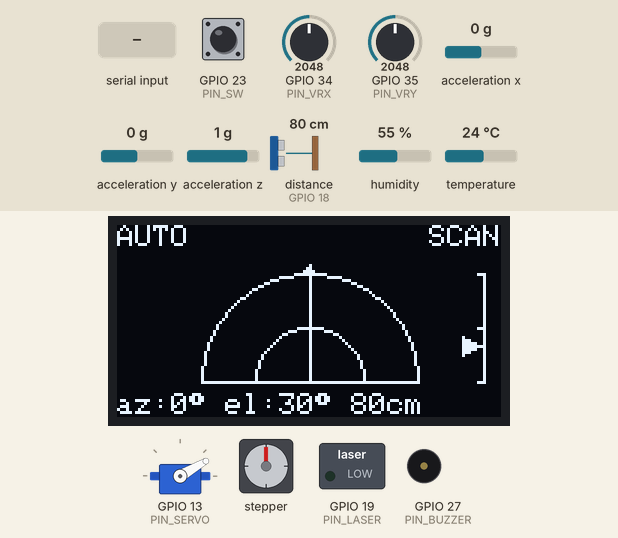
This sketch was run on a simulated ESP32. On the bench: 128×64 one-colour display, servo, stepper motor, switched loads named in the sketch (green lamp = pin HIGH), buzzer (waves = sounding, pin HIGH). Wiring (inferred from the names in the program): ultrasonic range finder: trigger GPIO 5; echo GPIO 18; MPU-6050 motion sensor at I2C address 0x68. The inputs (shaded band) are chosen by the test bench; at power-on: GPIO 23 (PIN_SW) HIGH, distance to the obstacle (sensor on GPIO 18) 80 cm, GPIO 34 (PIN_VRX) = 2048, GPIO 35 (PIN_VRY) = 2048, acceleration x 0 g, acceleration y 0 g, acceleration z 1 g, humidity 55 %, temperature 24 °C. The echo pulse lasts 58.3 µs per cm; stepper angles assume 4096 steps per turn; pins used as bus, display or sensor lines are not drawn; what the sketch prints to the serial monitor is not drawn.

Above: at 3.8 s.
3.9 s: "A,45\n" received over Serial
At 7.57 s:
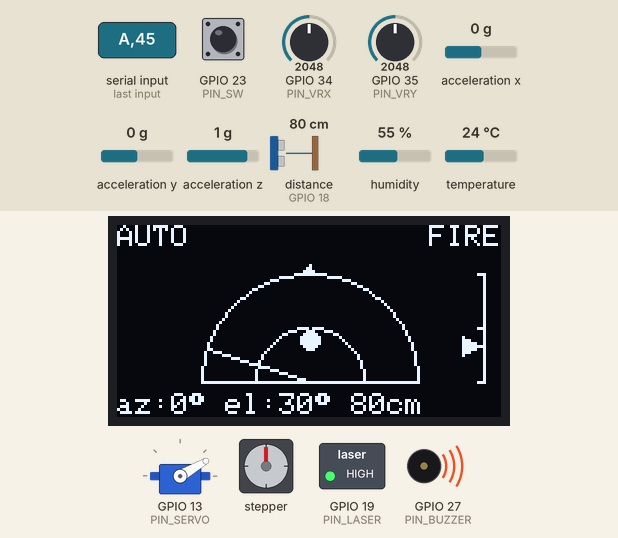
9.1 s: GPIO 23 (PIN_SW) pulled LOW for 1 s
At 10.57 s:
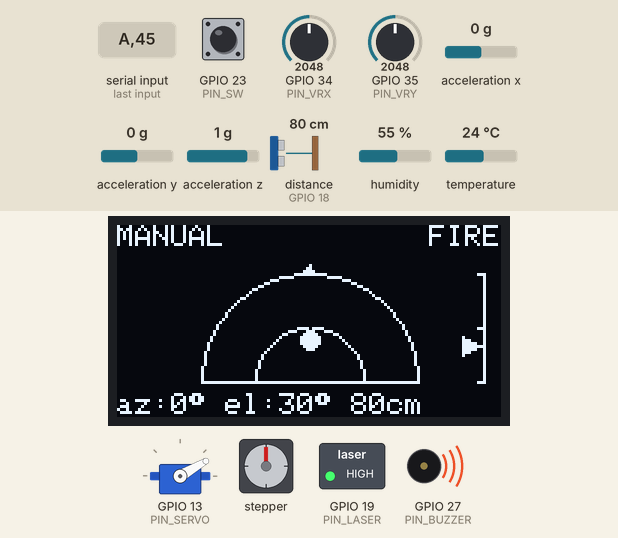
10.7 s: distance to the obstacle (sensor on GPIO 18) set to 2 cm
At 11.45 s:
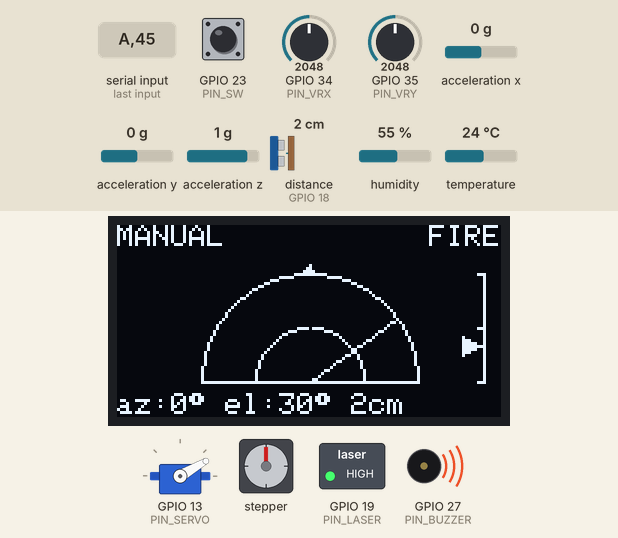
14.5 s: GPIO 23 (PIN_SW) pulled LOW for 0.15 s
At 14.92 s:
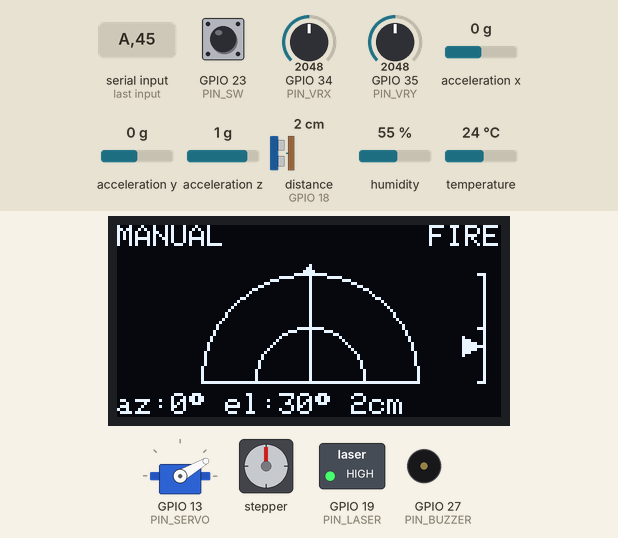
15.2 s: GPIO 34 (PIN_VRX) set to 2480
21.1 s: GPIO 34 (PIN_VRX) set to 2613
At 21.9 s:
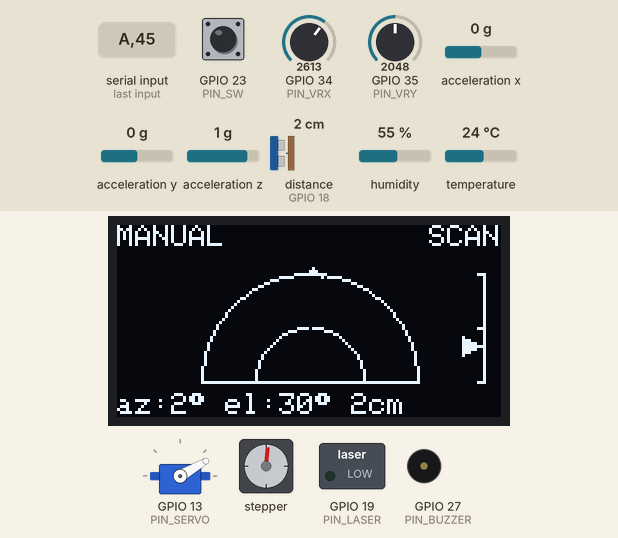
Timing chart, 0 to 25.7 s (numbered marks = the images above; inputs shaded):
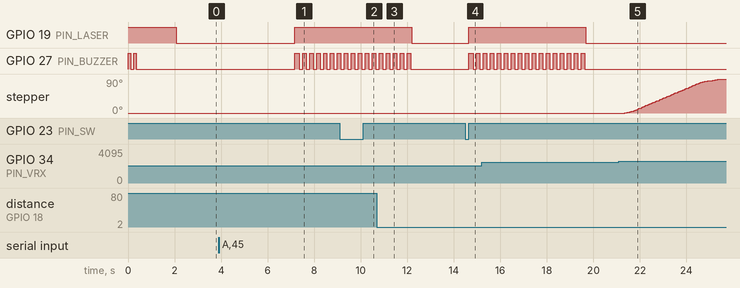

The sketch:

firmware.ino
```cpp
// ============================================================================
// Torreta de seguimiento y apuntado — firmware de simulación para Wokwi
// UTN FRSR · Electiva Arduino · TFI 2026
//
// Pines según docs/CONEXIONES.md (fuente única de verdad).
// La PC con OpenCV no existe en la simulación: sus comandos se escriben a
// mano en el monitor serie (ver protocolo al final de este archivo).
// ============================================================================

#include <Wire.h>
#include <Adafruit_GFX.h>
#include <Adafruit_SH110X.h>    // panel OLED 0.96": controlador SH1106 (no SSD1306)
#include <ESP32Servo.h>
#include <AccelStepper.h>
#include <DHT.h>

// ----------------------------- Pines ---------------------------------------
const int PIN_TRIG   = 5;
const int PIN_ECHO   = 18;   // en el hardware real: vía divisor 1k/2k
const int PIN_DHT    = 4;
const int PIN_VRX    = 34;
const int PIN_VRY    = 35;
const int PIN_SW     = 23;   // pulsador del joystick → ISR
const int PIN_SERVO  = 13;
const int PIN_IN1    = 26, PIN_IN2 = 25, PIN_IN3 = 33, PIN_IN4 = 32;
const int PIN_LASER  = 19;
const int PIN_BUZZER = 27;

// --------------------------- Parámetros ------------------------------------
const float RANGO_MIN_CM    = 2.0;    // criterio de "objetivo en rango" (mín. bajado: el cañón tapa el HC-SR04 y mide ~5 cm fijo)
const float RANGO_MAX_CM    = 200.0;
const long  PASOS_POR_VUELTA = 4096;  // 28BYJ-48 en medio paso
const long  LIMITE_AZIMUT   = PASOS_POR_VUELTA / 4;  // ±90° = 180° barrido (CU-07): la ranura del cable evita guillotina
const float VEL_AZ_RAPIDA   = 500;    // pasos/s de aproximación (lejos del objetivo)
const float VEL_AZ_FINA     = 120;    // pasos/s cerca del objetivo: apuntado fino y preciso
const long  AZ_UMBRAL_FINO  = 80;     // pasos restantes (~7°) para pasar a velocidad fina
const int   EL_MIN = 0, EL_MAX = 90;  // recorrido útil del servo
const int   EL_HOME = 30;             // elevación de reposo al arrancar (posición cómoda; 45 stalleaba por el peso)
const int   EL_PASO_GRADOS  = 1;      // grados por tick del servo (suavizado del movimiento)
const unsigned long T_SERVO_MS = 30;  // periodo de actualización del servo (=> ~33°/s: movimiento controlado)
const unsigned long T_PULSACION_LARGA_MS = 800;
const unsigned long T_DISPARO_MS = 5000;            // duración del disparo (láser fijo, buzzer pulsante)
const unsigned long T_COOLDOWN_DISPARO_MS = 7000;   // ≥ T_DISPARO_MS: deja un hueco entre disparos

// ---------------------------- Objetos --------------------------------------
Adafruit_SH1106G display(128, 64, &Wire, -1);
Servo servoTilt;
// Orden de pines IN1-IN3-IN2-IN4: secuencia correcta para el 28BYJ-48
AccelStepper stepper(AccelStepper::HALF4WIRE, PIN_IN1, PIN_IN3, PIN_IN2, PIN_IN4);
DHT dht(PIN_DHT, DHT22);

// --------------------- Máquina de estados (FSM) ----------------------------
enum Estado { ST_HOMING, ST_AUTONOMO, ST_MANUAL };
Estado estado = ST_HOMING;

int   elevacion = EL_HOME;     // ángulo actual del servo
int   elevacionObjetivo = EL_HOME;  // ángulo objetivo; el servo se acerca suave (ver actualizarServo)
unsigned long t_ultimoServo = 0;
bool  blancoCentrado = false;  // la PC informó corrección (0,0)
bool  blancoVisible  = false;  // la PC está enviando correcciones
float ultimaDist = -1, ultimaTemp = 20.0, ultimaHum = 50.0;
unsigned long t_ultimoDisparo = 0, t_ultimaTelemetria = 0, t_ultimaPantalla = 0;
unsigned long t_ultimoJoystick = 0;
bool  disparoActivo = false;   // hay un disparo (láser+buzzer) en curso, sin bloquear
int   sweepDeg = 0;            // ángulo (0..180°) de la línea de barrido del radar del OLED

// ----------------- ISR del pulsador (gesto corto/largo) --------------------
volatile unsigned long isr_t_bajada = 0;
volatile bool ev_pulsacion_corta = false;
volatile bool ev_pulsacion_larga = false;

void IRAM_ATTR isrPulsador() {
  if (digitalRead(PIN_SW) == LOW) {
    isr_t_bajada = millis();
  } else {
    unsigned long dur = millis() - isr_t_bajada;
    if (dur >= T_PULSACION_LARGA_MS)      ev_pulsacion_larga = true;
    else if (dur > 30)                    ev_pulsacion_corta = true;  // anti-rebote
  }
}

// ------------------------------ Sensores -----------------------------------
float leerTemperatura() {
  float t = dht.readTemperature();
  if (isnan(t)) t = ultimaTemp;   // ante fallo de lectura, conserva la última
  return t;
}

// Distancia con compensación térmica: v(T) = 331,4 + 0,606·T  [m/s]
float leerDistanciaCm(float tempC) {
  digitalWrite(PIN_TRIG, LOW);  delayMicroseconds(2);
  digitalWrite(PIN_TRIG, HIGH); delayMicroseconds(10);
  digitalWrite(PIN_TRIG, LOW);
  long us = pulseIn(PIN_ECHO, HIGH, 30000);
  if (us == 0) return -1;
  float v = 331.4 + 0.606 * tempC;
  return us * 1e-6 * v * 100.0 / 2.0;
}

// Pitch del cañón a partir del acelerómetro del MPU6050 (lectura directa I2C)
float leerPitch() {
  Wire.beginTransmission(0x68);
  Wire.write(0x3B);                       // registro ACCEL_XOUT_H
  Wire.endTransmission(false);
  Wire.requestFrom(0x68, 6);
  int16_t ax = (Wire.read() << 8) | Wire.read();
  int16_t ay = (Wire.read() << 8) | Wire.read();
  int16_t az = (Wire.read() << 8) | Wire.read();
  return atan2(-ax / 16384.0, sqrt(pow(ay / 16384.0, 2) + pow(az / 16384.0, 2)))
         * 180.0 / M_PI;
}

// ----------------------------- Actuadores ----------------------------------
void moverAzimut(long pasosRelativos) {
  // Centrado (A 0 0): frena en el lugar y descarta el sobrante acumulado
  // (si no, el stepper sigue girando hasta el objetivo viejo aunque ya esté en blanco).
  if (pasosRelativos == 0) { stepper.stop(); return; }
  // CU-07: el azimut satura en el límite del sector ±90°
  long destino = constrain(stepper.targetPosition() + pasosRelativos,
                           -LIMITE_AZIMUT, LIMITE_AZIMUT);
  stepper.moveTo(destino);
}

void moverElevacion(int gradosRelativos) {
  elevacionObjetivo = constrain(elevacionObjetivo + gradosRelativos, EL_MIN, EL_MAX);
}

// Acerca el servo a elevacionObjetivo de a EL_PASO_GRADOS por tick: movimiento
// suave y controlado (sin saltos), lo que amortigua el overshoot del lazo.
void actualizarServo() {
  if (millis() - t_ultimoServo < T_SERVO_MS) return;
  t_ultimoServo = millis();
  // El servo SOSTIENE siempre la posición (sin detach): sin balancear, soltarlo lo hacía
  // caer y generaba oscilación sube/baja. Reactivar el detach cuando el cañón esté con contrapeso.
  if      (elevacion < elevacionObjetivo) elevacion = min(elevacion + EL_PASO_GRADOS, elevacionObjetivo);
  else if (elevacion > elevacionObjetivo) elevacion = max(elevacion - EL_PASO_GRADOS, elevacionObjetivo);
  servoTilt.write(elevacion);
}

// Inicia el disparo SIN bloquear: enciende láser+buzzer y marca el instante.
// El apagado lo hace actualizarDisparo() desde el loop, pasados 500 ms.
void disparar() {
  if (disparoActivo) return;        // ya hay uno en curso
  digitalWrite(PIN_LASER, HIGH);
  digitalWrite(PIN_BUZZER, HIGH);
  display.clearDisplay();
  display.setTextColor(SH110X_WHITE);
  display.setTextSize(2);
  display.setCursor(0, 8);
  display.print("OBJETIVO");
  display.setCursor(0, 36);
  display.print("ALCANZADO!");
  display.display();
  Serial.println("FIRE");
  disparoActivo = true;
  t_ultimoDisparo = millis();       // inicio del disparo; el cooldown corre desde aquí
}

// Apaga láser+buzzer 500 ms después del disparo, sin bloquear el loop.
void actualizarDisparo() {
  if (!disparoActivo) return;
  unsigned long t = millis() - t_ultimoDisparo;
  if (t >= T_DISPARO_MS) {                          // fin del disparo
    digitalWrite(PIN_LASER, LOW);
    digitalWrite(PIN_BUZZER, LOW);
    disparoActivo = false;
    return;
  }
  digitalWrite(PIN_LASER, HIGH);                    // láser fijo encendido los 5 s
  digitalWrite(PIN_BUZZER, ((t / 150) % 2) == 0);   // buzzer pulsante tipo alarma
}

// ------------------------------- HOMING ------------------------------------
// Lleva el cañón a una elevación de reposo fija y fija el cero de azimut.
// El MPU NO comanda el servo: va atornillado fijo a la base (plano horizontal),
// así que su pitch no refleja la elevación del cañón. Queda solo para mostrar
// la inclinación en la telemetría (ver leerPitch() / enviarTelemetria()).
void hacerHoming() {
  display.clearDisplay();
  display.setTextColor(SH110X_WHITE);
  display.setTextSize(2);
  display.setCursor(0, 24);
  display.print("HOMING...");
  display.display();
  elevacion = elevacionObjetivo = EL_HOME;   // posición de reposo fija y segura
  servoTilt.write(elevacion);
  delay(500);                           // deja que el servo llegue sin tirones
  stepper.setCurrentPosition(0);        // cero de azimut
  estado = ST_AUTONOMO;
  Serial.println("HOMING OK");
}

// ------------------- Comandos de la "PC" por serie -------------------------
// A <pasos> <grados> : correccion relativa de apuntado (0 0 = blanco centrado)
// L                  : blanco perdido (CU-04: conserva la posicion)
void procesarSerial() {
  if (!Serial.available()) return;
  String linea = Serial.readStringUntil('\n');
  linea.trim();
  if (linea.length() == 0) return;

  if (linea.startsWith("A")) {
    long dAz = 0; int dEl = 0;
    sscanf(linea.c_str(), "A %ld %d", &dAz, &dEl);
    if (estado == ST_AUTONOMO) {
      moverAzimut(dAz);
      moverElevacion(dEl);
      blancoVisible  = true;
      blancoCentrado = (dAz == 0 && dEl == 0);
    }
  } else if (linea.startsWith("L")) {
    blancoVisible = blancoCentrado = false;   // CU-04: queda a la espera
  }
}

// --------------------------- Pantalla y telemetría -------------------------
// Pantalla "radar de barrido": semicírculo de 180° (= rango de azimut ±90°),
// línea de barrido que gira, marcador de la dirección real (azimut) y un blip
// parpadeante con el blanco del ultrasonido. Se redibuja entero cada frame.
void actualizarPantalla() {
  const int cx = 64, cy = 52, R = 36;   // centro (abajo-centro) y radio del radar

  display.clearDisplay();
  display.setTextColor(SH110X_WHITE);

  // --- fondo del radar: anillos de rango (200 y 100 cm) + base ---
  display.drawCircleHelper(cx, cy, R,     0x3, SH110X_WHITE);   // 0x3 = mitad superior
  display.drawCircleHelper(cx, cy, R / 2, 0x3, SH110X_WHITE);
  display.drawFastHLine(cx - R, cy, 2 * R + 1, SH110X_WHITE);

  // --- línea de barrido (avanza un poco cada frame) ---
  sweepDeg += 18;                       // paso más grande: compensa el refresco más lento (100 kHz)
  if (sweepDeg > 180) sweepDeg = 0;
  float sw = sweepDeg * PI / 180.0;
  display.drawLine(cx, cy, cx + (int)(R * cos(sw)), cy - (int)(R * sin(sw)), SH110X_WHITE);

  // --- dirección real de la torreta (azimut): triángulo en el borde ---
  float azDeg = stepper.currentPosition() * 360.0 / PASOS_POR_VUELTA;   // ±90°
  azDeg = constrain(azDeg, -90.0, 90.0);
  float thAz = (90.0 - azDeg) * PI / 180.0;          // ángulo de pantalla
  float dx = cos(thAz), dy = -sin(thAz);             // versor radial (coords de pantalla)
  float px = -dy, py = dx;                           // perpendicular
  display.fillTriangle(
    cx + (int)((R + 3) * dx),           cy + (int)((R + 3) * dy),
    cx + (int)(R * dx + 3 * px),        cy + (int)(R * dy + 3 * py),
    cx + (int)(R * dx - 3 * px),        cy + (int)(R * dy - 3 * py),
    SH110X_WHITE);

  // --- blip del blanco (parpadeante), a un radio proporcional a la distancia ---
  if (ultimaDist > 0 && ultimaDist <= RANGO_MAX_CM && (millis() / 250) % 2) {
    float rB = ultimaDist / RANGO_MAX_CM * R;
    display.fillCircle(cx + (int)(rB * dx), cy + (int)(rB * dy), 3, SH110X_WHITE);
  }

  // --- barra vertical de tilt (elevación 0..90°) en el borde derecho ---
  const int gx = 122, gtop = 16, gbot = 52;            // 90° arriba, 0° abajo
  display.drawFastVLine(gx, gtop, gbot - gtop + 1, SH110X_WHITE);
  display.drawFastHLine(gx - 2, gtop, 3, SH110X_WHITE);                // tope 90°
  display.drawFastHLine(gx - 2, (gtop + gbot) / 2, 3, SH110X_WHITE);   // 45°
  display.drawFastHLine(gx - 2, gbot, 3, SH110X_WHITE);                // 0°
  int ey = gbot - (int)((float)elevacion / 90.0 * (gbot - gtop));
  ey = constrain(ey, gtop, gbot);
  display.fillTriangle(gx - 1, ey, gx - 7, ey - 3, gx - 7, ey + 3, SH110X_WHITE);  // marca de elevación

  // --- textos: modo (arriba-izq), SCAN/FIRE (arriba-der) ---
  display.setTextSize(1);
  display.setCursor(0, 0);
  display.print(estado == ST_AUTONOMO ? "AUTO" : "MANUAL");
  const char *etq = disparoActivo ? "FIRE" : "SCAN";
  display.setCursor(128 - 6 * (int)strlen(etq), 0);
  display.print(etq);

  // --- lectura numérica compacta (abajo): az · el · dist ---
  display.setCursor(0, 56);
  display.print("az:");  display.print((int)azDeg);  display.print((char)247);
  display.print(" el:"); display.print(elevacion);   display.print((char)247);
  display.print(" ");
  if (ultimaDist < 0) display.print("---");
  else                display.print((int)ultimaDist);
  display.print("cm");

  display.display();
}

// Estado hacia la PC: esta linea es la que la PC mostraria sobre el video
void enviarTelemetria() {
  Serial.print("EST;modo=");
  Serial.print(estado == ST_AUTONOMO ? "AUTO" : "MANUAL");
  Serial.print(";az=");   Serial.print(stepper.currentPosition());
  Serial.print(";el=");   Serial.print(elevacion);
  Serial.print(";dist="); Serial.print(ultimaDist, 1);
  Serial.print(";temp="); Serial.print(ultimaTemp, 1);
  Serial.print(";hum=");  Serial.print(ultimaHum, 0);       // humedad relativa %
  Serial.print(";pitch="); Serial.println(leerPitch(), 1);  // inclinacion del MPU
}

// ------------------------------- setup -------------------------------------
void setup() {
  Serial.begin(115200);

  // Indicador de arranque: confirma físicamente que el firmware se cargó y corre.
  // El buzzer (GPIO27) va directo al GPIO, así que avisa aunque la fuente externa
  // de 5 V aún no esté conectada. El láser ahora se conmuta a 5 V con una llave
  // NPN (GPIO19 -> base): la lógica no cambia (HIGH = encendido), pero el blink
  // del láser solo se ve una vez conectada la fuente de 5 V.
  pinMode(PIN_LASER, OUTPUT);
  pinMode(PIN_BUZZER, OUTPUT);
  digitalWrite(PIN_LASER, HIGH);
  for (int i = 0; i < 2; i++) {          // dos beeps cortos de "boot OK"
    digitalWrite(PIN_BUZZER, HIGH); delay(120);
    digitalWrite(PIN_BUZZER, LOW);  delay(120);
  }
  delay(1600);                           // el láser completa ~2 s encendido
  digitalWrite(PIN_LASER, LOW);
  Serial.println("BOOT OK");

  Wire.begin();                          // SDA=21, SCL=22 (I2C a 100 kHz por defecto: el OLED no era confiable a 400 kHz en este cableado)

  // Despierta el MPU6050 (sale del modo sleep)
  Wire.beginTransmission(0x68);
  Wire.write(0x6B); Wire.write(0);
  Wire.endTransmission();

  display.begin(0x3C, true);             // SH1106 en 0x3C
  display.clearDisplay();
  display.display();
  dht.begin();

  pinMode(PIN_TRIG, OUTPUT);
  pinMode(PIN_ECHO, INPUT);
  pinMode(PIN_LASER, OUTPUT);
  pinMode(PIN_BUZZER, OUTPUT);
  pinMode(PIN_SW, INPUT_PULLUP);
  attachInterrupt(digitalPinToInterrupt(PIN_SW), isrPulsador, CHANGE);

  servoTilt.setPeriodHertz(50);
  servoTilt.attach(PIN_SERVO, 500, 2400);

  stepper.setMaxSpeed(VEL_AZ_RAPIDA);   // velocidad de aproximación (el apuntado fino la baja, ver loop)
  stepper.setAcceleration(800);         // frena en menos pasos => menos overshoot

  hacerHoming();
}

// -------------------------------- loop -------------------------------------
void loop() {
  // Gestos del pulsador (seteados por la ISR)
  if (ev_pulsacion_larga) {
    ev_pulsacion_larga = false;
    estado = (estado == ST_AUTONOMO) ? ST_MANUAL : ST_AUTONOMO;
    blancoVisible = blancoCentrado = false;
  }
  if (ev_pulsacion_corta) {
    ev_pulsacion_corta = false;
    if (estado == ST_MANUAL) disparar();    // CU-06
  }

  procesarSerial();

  // Modo MANUAL: el joystick comanda azimut y elevacion (cada 100 ms)
  if (estado == ST_MANUAL && millis() - t_ultimoJoystick > 100) {
    t_ultimoJoystick = millis();
    int x = analogRead(PIN_VRX), y = analogRead(PIN_VRY);
    if (abs(x - 2048) > 500) moverAzimut(x > 2048 ? 30 : -30);     // azimut más ágil
    if (abs(y - 2048) > 500) moverElevacion(y > 2048 ? 5 : -5);    // elevación más visible
    // Diagnóstico temporal del joystick (para verificar el eje Y / servo):
    Serial.print("JOY;x="); Serial.print(x); Serial.print(";y="); Serial.println(y);
  }

  // Medicion y decision de disparo (cada 500 ms)
  if (millis() - t_ultimaTelemetria > 500) {
    t_ultimaTelemetria = millis();
    ultimaTemp = leerTemperatura();
    float h = dht.readHumidity(); if (!isnan(h)) ultimaHum = h;
    ultimaDist = leerDistanciaCm(ultimaTemp);
    enviarTelemetria();

    // CU-02 / CU-03: dispara solo con blanco centrado Y en rango
    if (estado == ST_AUTONOMO && blancoVisible && blancoCentrado &&
        ultimaDist >= RANGO_MIN_CM && ultimaDist <= RANGO_MAX_CM &&
        millis() - t_ultimoDisparo > T_COOLDOWN_DISPARO_MS) {
      disparar();
    }
  }

  if (millis() - t_ultimaPantalla > 250) {  // a 100 kHz un frame tarda ~90 ms; 250 ms deja correr el stepper entre frames
    t_ultimaPantalla = millis();
    actualizarPantalla();
  }

  actualizarServo();    // acerca el servo a su objetivo de forma suave (controlado)
  actualizarDisparo();  // apaga láser+buzzer a los 500 ms sin bloquear
  // Apuntado fino: cerca del objetivo baja la velocidad para no pasarse de largo
  stepper.setMaxSpeed(labs(stepper.distanceToGo()) < AZ_UMBRAL_FINO ? VEL_AZ_FINA : VEL_AZ_RAPIDA);
  stepper.run();        // el stepper avanza de a un paso, sin bloquear
}

// ============================================================================
// PROTOCOLO SERIE (simula a la PC con OpenCV — escribir en el monitor serie):
//   A 200 5    → corregir +200 pasos de azimut y +5° de elevacion
//   A -50 0    → corregir -50 pasos
//   A 0 0      → "blanco centrado" (si ademas esta en rango → dispara)
//   L          → blanco perdido (la torreta conserva su posicion)
// El ESP32 responde cada 500 ms:  EST;modo=...;az=...;el=...;dist=...;temp=...
// ============================================================================
```

Measured:
- the behaviour switches between 2548 and 2549 on GPIO 34 (PIN_VRX) (found by bisection; images 4 and 5)
- after the input at 3.9 s, GPIO 19 (PIN_LASER): LOW → HIGH after 3.3 s; GPIO 27 (PIN_BUZZER): alternates HIGH for 0.15 s and LOW for 0.15 s, starting after 3.3 s; the display: first differs from a run without the input after 3.3 s (image 1 shows a later state)
- after the input at 9.1 s, the display: first differs from a run without the input after 1.1 s (image 2 shows a later state)
- after the input at 14.5 s, GPIO 19 (PIN_LASER): LOW → HIGH after 0.15 s; GPIO 27 (PIN_BUZZER): alternates HIGH for 0.16 s and LOW for 0.15 s, starting after 0.15 s; the display: first differs from a run without the input after 0.18 s (image 4 shows a later state)
- after the input at 21.1 s, stepper: keeps turning clockwise at about 22°/s, starting after 0.25 s
